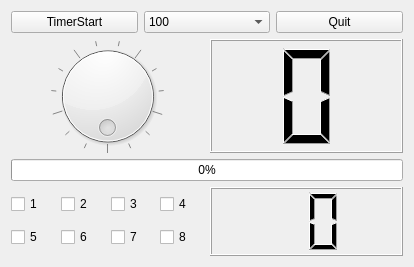
<?xml version="1.0" encoding="UTF-8"?>
<ui version="4.0">
 <class>Tab1DevControl</class>
 <widget class="QWidget" name="Tab1DevControl">
  <property name="geometry">
   <rect>
    <x>0</x>
    <y>0</y>
    <width>414</width>
    <height>267</height>
   </rect>
  </property>
  <property name="windowTitle">
   <string>Form</string>
  </property>
  <layout class="QVBoxLayout" name="verticalLayout_2" stretch="1,5,1,3">
   <item>
    <layout class="QHBoxLayout" name="horizontalLayout" stretch="0,0,0">
     <item>
      <widget class="QPushButton" name="pPBtimerStart">
       <property name="text">
        <string>TimerStart</string>
       </property>
       <property name="checkable">
        <bool>true</bool>
       </property>
       <property name="checked">
        <bool>false</bool>
       </property>
      </widget>
     </item>
     <item>
      <widget class="QComboBox" name="pCBtimerValue">
       <item>
        <property name="text">
         <string>100</string>
        </property>
       </item>
       <item>
        <property name="text">
         <string>500</string>
        </property>
       </item>
       <item>
        <property name="text">
         <string>1000</string>
        </property>
       </item>
       <item>
        <property name="text">
         <string>2000</string>
        </property>
       </item>
      </widget>
     </item>
     <item>
      <widget class="QPushButton" name="pPBappQuit">
       <property name="text">
        <string>Quit</string>
       </property>
      </widget>
     </item>
    </layout>
   </item>
   <item>
    <layout class="QHBoxLayout" name="horizontalLayout_2" stretch="0,0">
     <item>
      <widget class="QDial" name="pDialLed">
       <property name="maximum">
        <number>15</number>
       </property>
       <property name="pageStep">
        <number>3</number>
       </property>
       <property name="wrapping">
        <bool>true</bool>
       </property>
       <property name="notchesVisible">
        <bool>true</bool>
       </property>
      </widget>
     </item>
     <item>
      <widget class="QLCDNumber" name="pLcdNumberLed">
       <property name="digitCount">
        <number>1</number>
       </property>
       <property name="mode">
        <enum>QLCDNumber::Hex</enum>
       </property>
       <property name="segmentStyle">
        <enum>QLCDNumber::Filled</enum>
       </property>
      </widget>
     </item>
    </layout>
   </item>
   <item>
    <layout class="QHBoxLayout" name="horizontalLayout_3">
     <item>
      <widget class="QProgressBar" name="pProgressBarLed">
       <property name="maximum">
        <number>15</number>
       </property>
       <property name="value">
        <number>0</number>
       </property>
      </widget>
     </item>
    </layout>
   </item>
   <item>
    <layout class="QHBoxLayout" name="horizontalLayout_4">
     <item>
      <layout class="QVBoxLayout" name="verticalLayout">
       <item>
        <layout class="QHBoxLayout" name="horizontalLayout_5">
         <item>
          <widget class="QCheckBox" name="pCBkey1">
           <property name="text">
            <string>1</string>
           </property>
          </widget>
         </item>
         <item>
          <widget class="QCheckBox" name="pCBkey2">
           <property name="text">
            <string>2</string>
           </property>
          </widget>
         </item>
         <item>
          <widget class="QCheckBox" name="pCBkey3">
           <property name="text">
            <string>3</string>
           </property>
          </widget>
         </item>
         <item>
          <widget class="QCheckBox" name="pCBkey4">
           <property name="text">
            <string>4</string>
           </property>
          </widget>
         </item>
        </layout>
       </item>
       <item>
        <layout class="QHBoxLayout" name="horizontalLayout_6">
         <item>
          <widget class="QCheckBox" name="pCBkey5">
           <property name="text">
            <string>5</string>
           </property>
          </widget>
         </item>
         <item>
          <widget class="QCheckBox" name="pCBkey6">
           <property name="text">
            <string>6</string>
           </property>
          </widget>
         </item>
         <item>
          <widget class="QCheckBox" name="pCBkey7">
           <property name="text">
            <string>7</string>
           </property>
          </widget>
         </item>
         <item>
          <widget class="QCheckBox" name="pCBkey8">
           <property name="text">
            <string>8</string>
           </property>
          </widget>
         </item>
        </layout>
       </item>
      </layout>
     </item>
     <item>
      <widget class="QLCDNumber" name="pLcdNumberKey">
       <property name="digitCount">
        <number>2</number>
       </property>
       <property name="mode">
        <enum>QLCDNumber::Hex</enum>
       </property>
      </widget>
     </item>
    </layout>
   </item>
  </layout>
 </widget>
 <resources/>
 <connections>
  <connection>
   <sender>pDialLed</sender>
   <signal>valueChanged(int)</signal>
   <receiver>pLcdNumberLed</receiver>
   <slot>display(int)</slot>
   <hints>
    <hint type="sourcelabel">
     <x>139</x>
     <y>151</y>
    </hint>
    <hint type="destinationlabel">
     <x>295</x>
     <y>151</y>
    </hint>
   </hints>
  </connection>
 </connections>
</ui>
